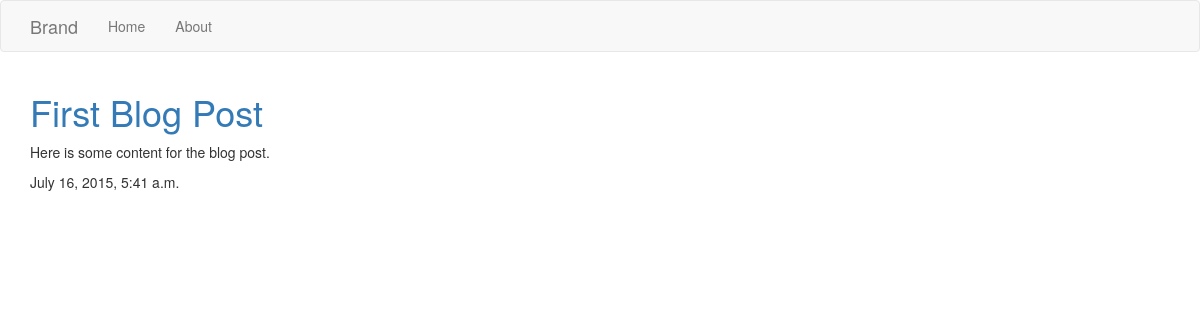
The page /blog/ on the database as committed earlier.
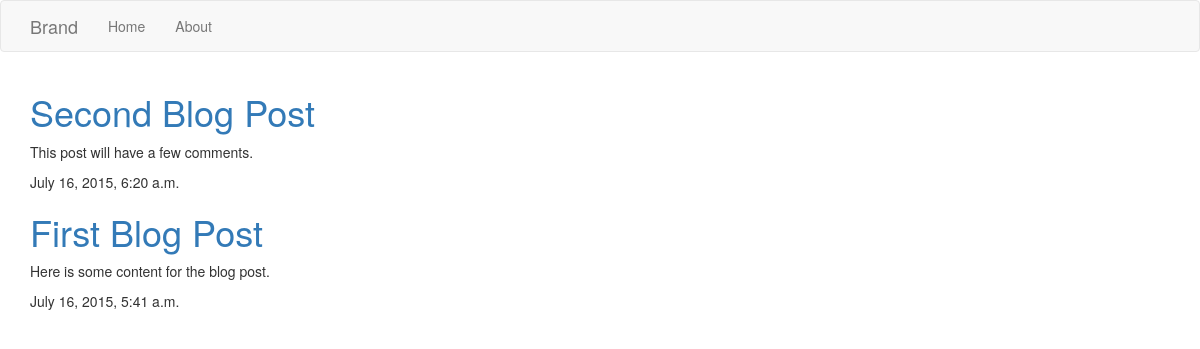
The same page on the database as committed later.
### blog/models.py (models this page shows, shortened)
class Article(models.Model):
  title = models.CharField(max_length=255)
  content = models.TextField()
  created_at = models.DateTimeField(auto_now_add=True)

### blog/views.py (the view)
def blog_list(request):
  articles = Article.objects.all().order_by("-created_at")
  return render(request, 'blog/blog_list.html', {
    'articles': articles
  })

### blog/templates/blog/blog_list.html (shortened to what this page needs)
{% extends 'layout.html' %}
{% block content %}
<div class="container">
  {% for article in articles %}
    <h1><a href="{% url 'blog:blog_detail' pk=article.pk %}">{{ article.title }}</a></h1>
    <p>{{ article.content }}</p>
    <p>{{ article.created_at }}</p>
  {% endfor %}
</div>
{% endblock %}

### templates/layout.html (shortened to what this page needs)
{% load static from staticfiles %}
<!DOCTYPE html>
<html lang="en">
<head>
  <link rel="stylesheet" href="https://maxcdn.bootstrapcdn.com/bootstrap/3.3.5/css/bootstrap.min.css">
  <link rel="stylesheet" type="text/css" href="{% static 'css/style.css' %}">
</head>
<body>
<nav class="navbar navbar-default">
  <div class="container">
    <div class="navbar-header">
      <a href="{% url 'blog:blog_list' %}" class="navbar-brand">Brand</a>
    </div>
    <div class="collapse navbar-collapse" id="myNav">
      <ul class="nav navbar-nav">
        <li><a href="{% url 'blog:blog_list' %}">Home</a></li>
        <li><a href="#">About</a></li>
      </ul>
    </div>
  </div>
</nav>
{% block content %}
{% endblock %}
</body>
</html>

Rows that differ between the two databases and show on the page:
added Article: title "Second Blog Post", content "This post will have a few comments.", created_at "July 16, 2015, 6:20 a.m."
